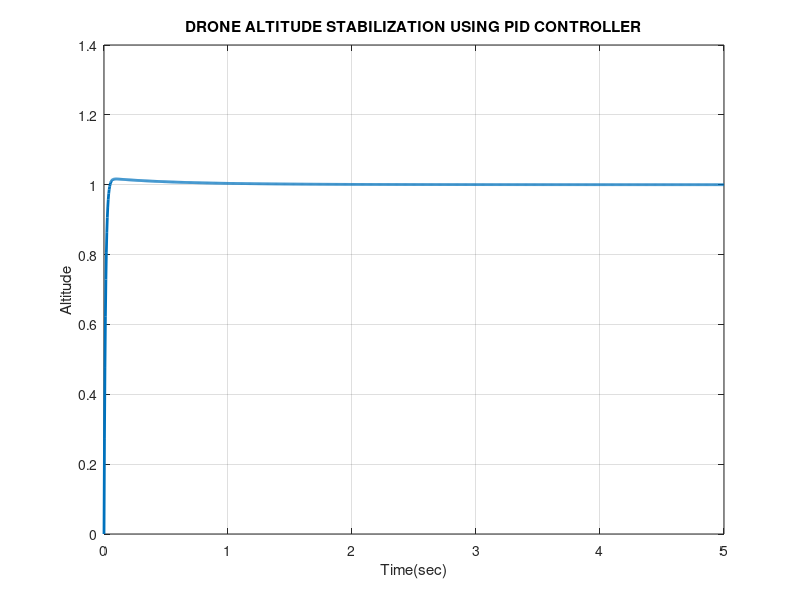

This figure's MATLAB source: (Note: this script raises an error after producing the figure.)
clc;
clear all;
close all;

wn = sqrt(12);
zeta = 2/(2*wn);

kp = 25;
ki = 20;
kd = 7;

num = [kd*(wn^2) kp*(wn^2) ki*(wn^2)];

den = [1 ((2*zeta*wn)+(kd*(wn^2))) (kp*(wn^2)) (ki*(wn^2))];

transfer_function = tf(num,den);

[y,t] = step(transfer_function);

figure;
plot(t,y,'LineWidth',2);

xlabel('Time(sec)');
ylabel('Altitude');

grid on;

title('DRONE ALTITUDE STABILIZATION USING PID CONTROLLER');

stepinfo(transfer_function,'RiseTimeLimits',[0 1])

t = 0:0.01:20;

u = ones(size(t));

u(t>=5) = 0.7;

[y,t] = lsim(transfer_function,u,t);

figure;

plot(t,y,'LineWidth',2);

xlabel('Time(sec)');
ylabel('Altitude');

title('Response under Disturbance');

grid on;
